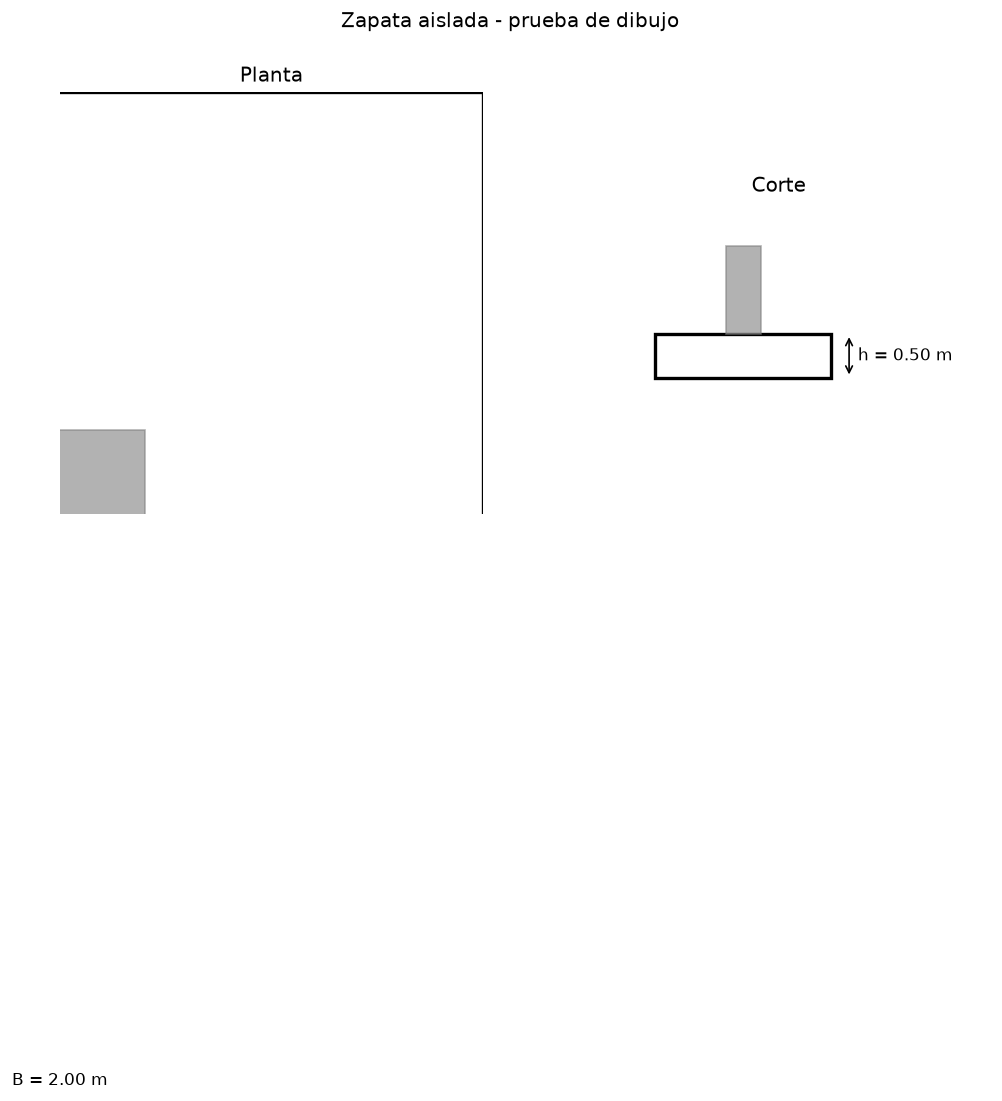

This chart was generated by the following Python code:
"""Prueba básica de dibujo: planta y corte de una zapata aislada (medidas de ejemplo)."""
import matplotlib
matplotlib.use("Agg")
import matplotlib.pyplot as plt
from matplotlib.patches import Rectangle

B, L = 2.0, 2.0          # zapata: ancho y largo (m)
bc = 0.4                 # columna cuadrada (m)
h = 0.5                  # peralte de la zapata (m)

fig, (planta, corte) = plt.subplots(1, 2, figsize=(10, 5))

# Planta
planta.add_patch(Rectangle((-B/2, -L/2), B, L, fill=False, lw=2, color="black"))
planta.add_patch(Rectangle((-bc/2, -bc/2), bc, bc, color="gray", alpha=0.6))
planta.annotate("", xy=(B/2, -L/2 - 0.2), xytext=(-B/2, -L/2 - 0.2),
                arrowprops=dict(arrowstyle="<->"))
planta.text(0, -L/2 - 0.35, f"B = {B:.2f} m", ha="center")
planta.set_title("Planta")
planta.set_aspect("equal")
planta.axis("off")

# Corte
corte.add_patch(Rectangle((-B/2, 0), B, h, fill=False, lw=2, color="black"))
corte.add_patch(Rectangle((-bc/2, h), bc, 1.0, color="gray", alpha=0.6))
corte.annotate("", xy=(B/2 + 0.2, 0), xytext=(B/2 + 0.2, h),
               arrowprops=dict(arrowstyle="<->"))
corte.text(B/2 + 0.3, h/2, f"h = {h:.2f} m", va="center")
corte.set_title("Corte")
corte.set_xlim(-B, B + 0.8)
corte.set_ylim(-0.3, 2.0)
corte.set_aspect("equal")
corte.axis("off")

fig.suptitle("Zapata aislada - prueba de dibujo")
fig.savefig("dibujo_zapata_prueba.png", dpi=120, bbox_inches="tight")
print("Guardado: dibujo_zapata_prueba.png")
